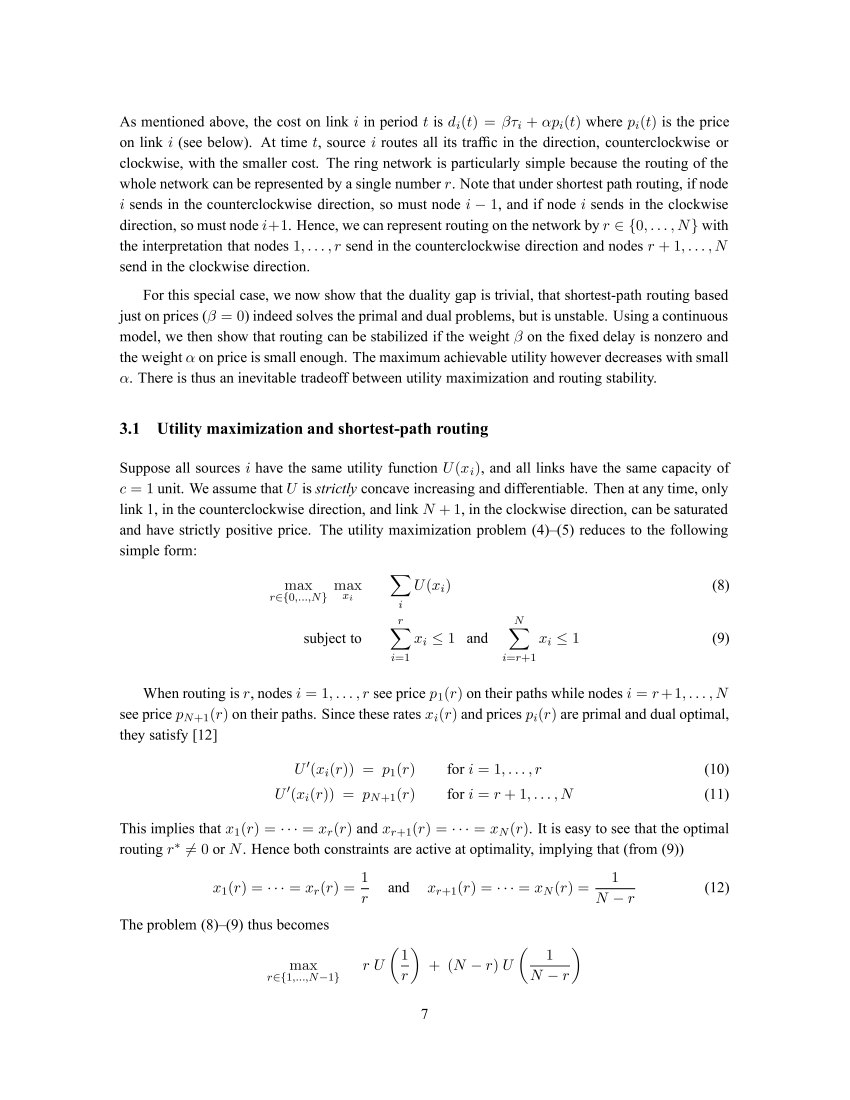
#> input picture 10.1.1.1.2005_7.tif, 4250 x 5500 px (shown at 1/5 size)
$ python img.py
#> lines starting #> are read from the running program, lines starting #| are printed output that depends on the picture; after the words box and inside, x2 and y2 are one past the last pixel; in counts of white or black regions, pixels touching at a corner belong together
import numpy as np
import cv2
from matplotlib import pyplot as plt

img = cv2.imread('10.1.1.1.2005_7.tif')
#> img is the input picture: shape (5500, 4250, 3); min 0, max 255, mean 246.2
gray = cv2.cvtColor(img,cv2.COLOR_BGR2GRAY)
ret, thresh = cv2.threshold(gray,0,255,cv2.THRESH_BINARY_INV+cv2.THRESH_OTSU)
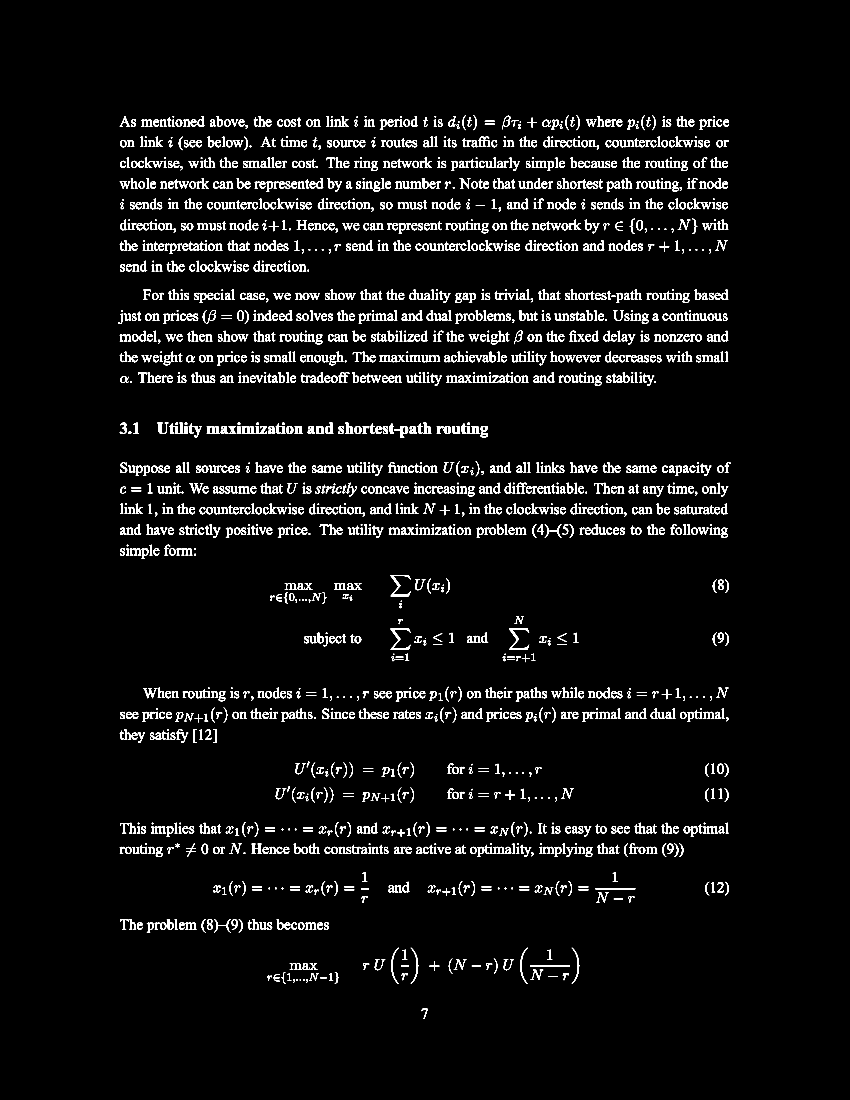
#> thresh: shape (5500, 4250) (shown at 1/5 size); 3.5% white; 2178 white regions (1 under 20 px), largest, box (x1, y1, x2, y2) and area: (1953, 2876, 2053, 2981) 2131, (1953, 3143, 2053, 3248) 2131, (2546, 3143, 2646, 3248) 2131
#> ret = 133
# noise removal
kernel = np.ones((3,3),np.uint8)
opening = cv2.morphologyEx(thresh,cv2.MORPH_OPEN,kernel, iterations = 2)
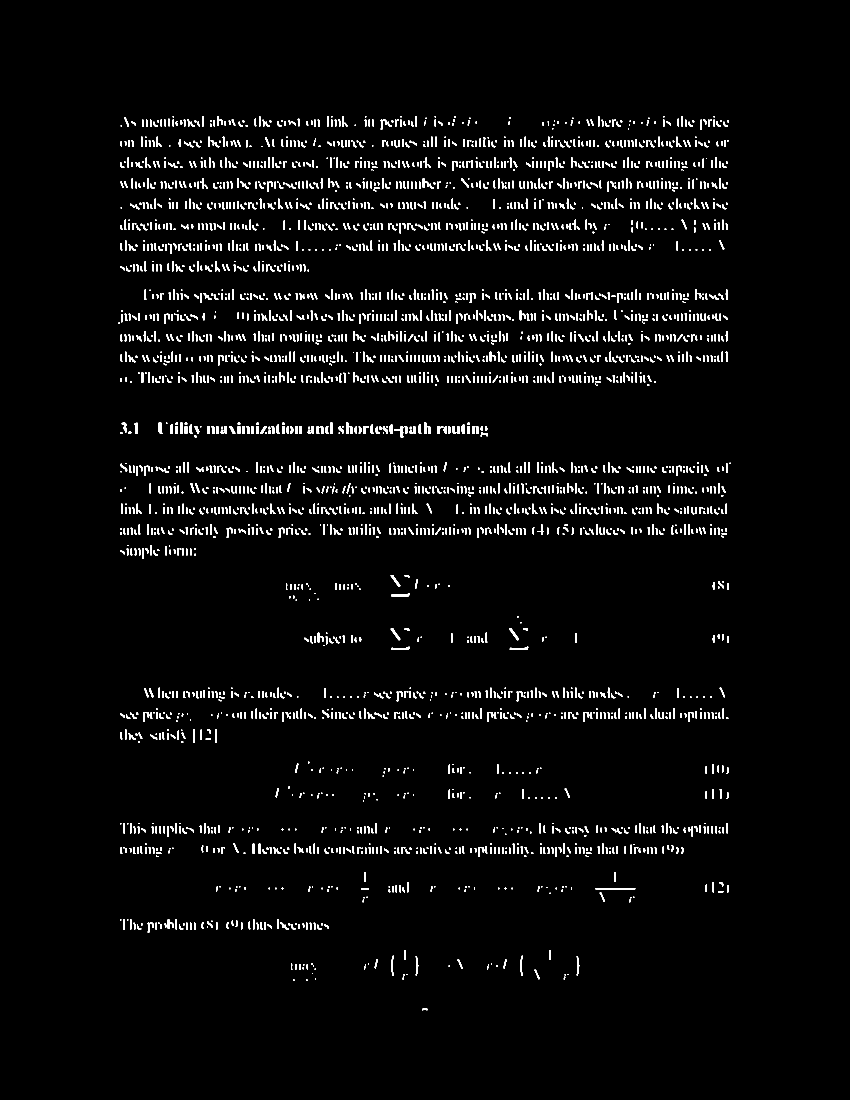
#> opening: shape (5500, 4250) (shown at 1/5 size); 2.4% white; 3469 white regions, largest, box (x1, y1, x2, y2) and area: (2977, 4441, 3176, 4446) 995, (793, 2114, 813, 2170) 727, (1954, 2876, 2001, 2934) 725

# sure background area
sure_bg = cv2.dilate(opening,kernel,iterations=3)
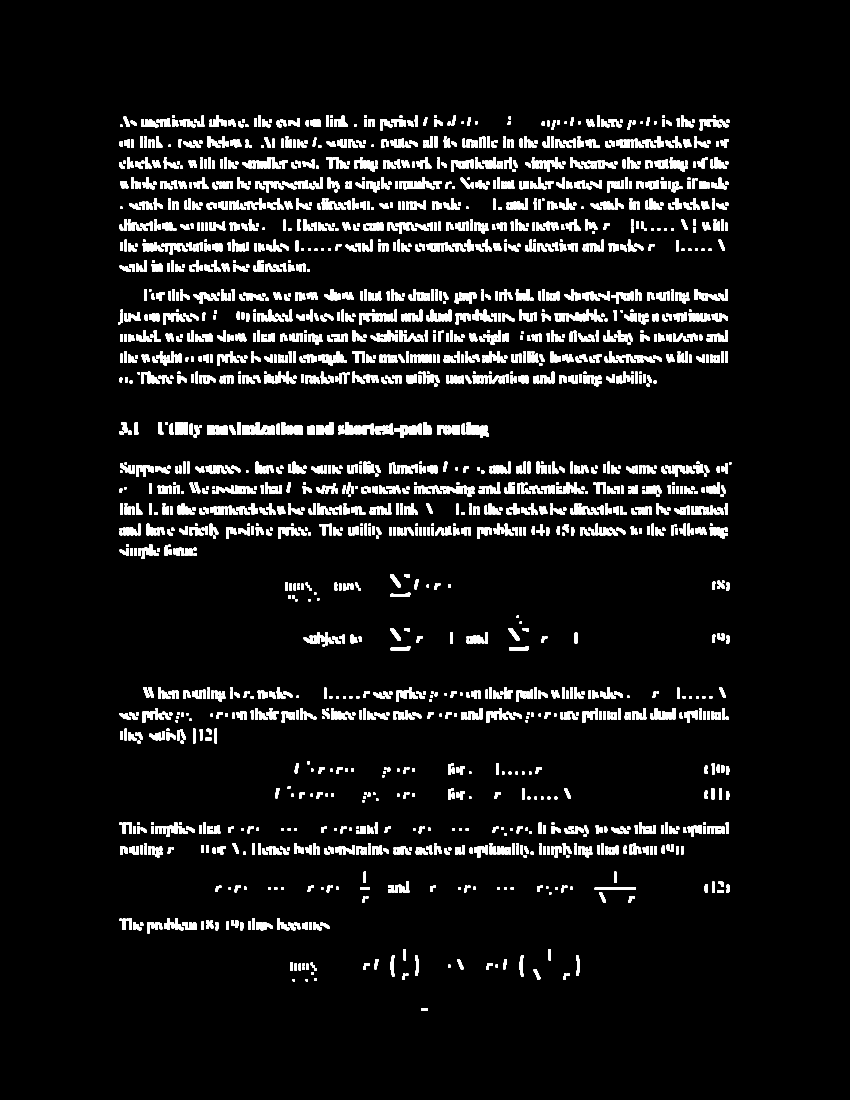
#> sure_bg: shape (5500, 4250) (shown at 1/5 size); 6% white; 3054 white regions, largest, box (x1, y1, x2, y2) and area: (2974, 4438, 3179, 4449) 2255, (2001, 2127, 2043, 2190) 1936, (1623, 2111, 1666, 2173) 1924

# Finding sure foreground area
dist_transform = cv2.distanceTransform(opening,cv2.DIST_L2,5)
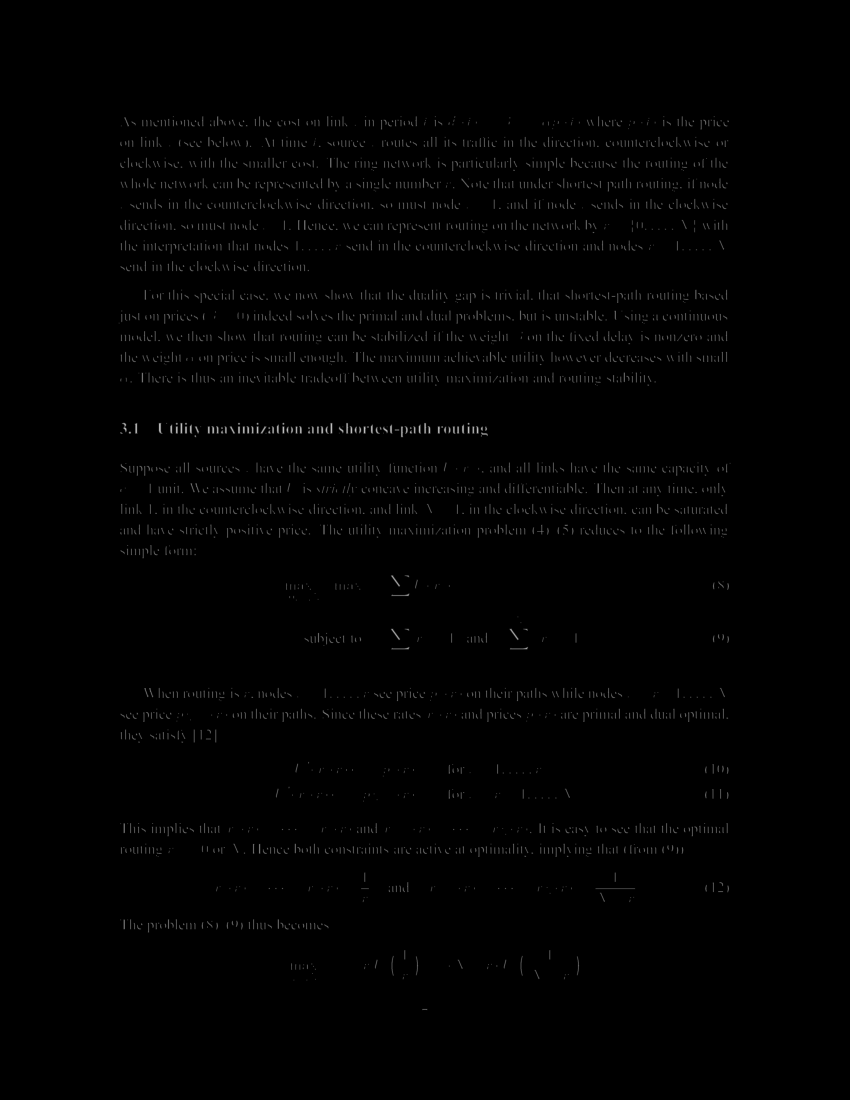
#> dist_transform: shape (5500, 4250) float32 (shown at 1/5 size); min 0, max 7, mean 0.048; drawn with min black and max white
ret, sure_fg = cv2.threshold(dist_transform,0.7*dist_transform.max(),255,0)
#> sure_fg: shape (5500, 4250) float32; 0.03% white; 89 white regions (22 under 20 px), largest, box (x1, y1, x2, y2) and area: (797, 2118, 804, 2164) 212, (905, 2118, 909, 2165) 188, (1655, 2118, 1659, 2165) 187
#> ret = 4.9

# Finding unknown region
sure_fg = np.uint8(sure_fg)
unknown = cv2.subtract(sure_bg,sure_fg)
#> unknown: shape (5500, 4250); 6% white; 3054 white regions, largest, box (x1, y1, x2, y2) and area: (2974, 4438, 3179, 4449) 2255, (825, 1216, 885, 1272) 1821, (2596, 1549, 2650, 1607) 1764

cv2.namedWindow("output", cv2.WINDOW_NORMAL)        # Create window with freedom of dimensions
#im = cv2.imread("earth.jpg")                        # Read image
imS = cv2.resize(thresh, (960, 540))                    # Resize image
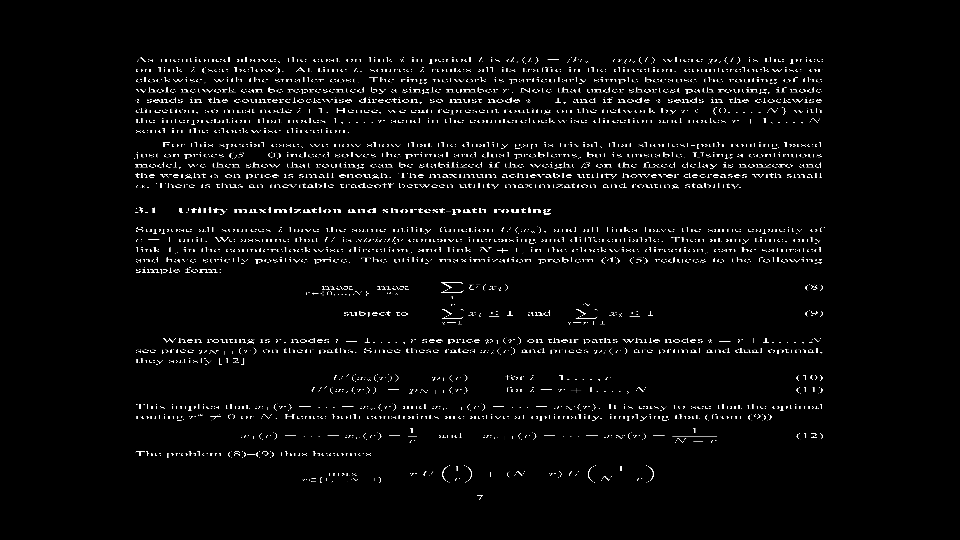
#> imS: shape (540, 960); min 0, max 255, mean 8.7
cv2.imshow("output", imS)                            # Show image
cv2.waitKey(0)
#cv2.waitKey(0)

$ run again, with 10.1.1.1.2004_4.tif copied over 10.1.1.1.2005_7.tif
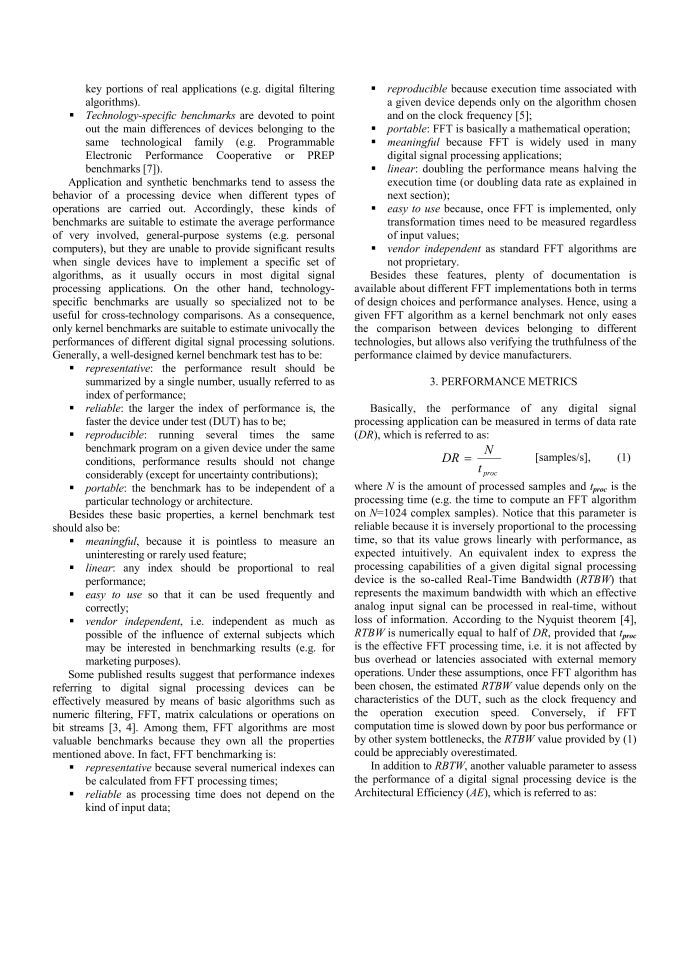
#> input picture 10.1.1.1.2004_4.tif, 4132 x 5847 px (shown at 1/6 size)
#> img is the input picture: shape (5847, 4132, 3); mean B, G, R 238, 238, 238
#> `ret, thresh = cv2.threshold(gray,0,255,cv2.THRESH_BINARY_INV+cv2.THRES..`:
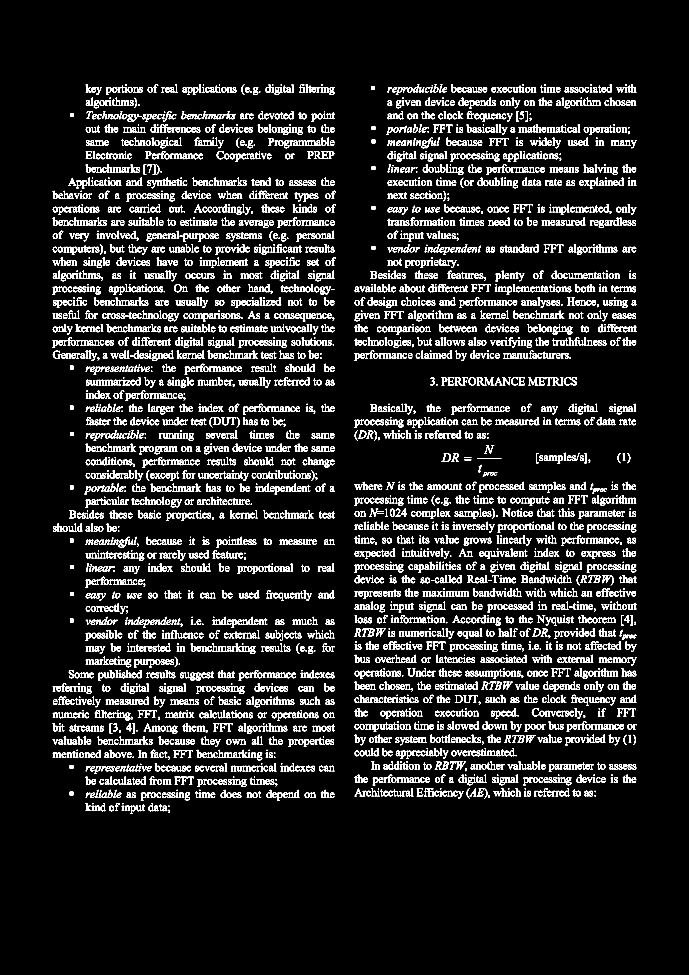
#> thresh: shape (5847, 4132) (shown at 1/6 size); 6.8% white; 4726 white regions, largest, box (x1, y1, x2, y2) and area: (2860, 2265, 2964, 2311) 1630, (1883, 908, 1967, 954) 1284, (2728, 2265, 2808, 2311) 1208
#> `ret, thresh = cv2.threshold(gray,0,255,cv2.THRESH_BINARY_INV+cv2.THRES..`: ret = 135
#> opening: shape (5847, 4132); 4.5% white; 8504 white regions, largest, box (x1, y1, x2, y2) and area: (2230, 518, 2250, 539) 420, (420, 678, 440, 699) 420, (2231, 758, 2251, 779) 420
#> sure_bg: shape (5847, 4132); 11.9% white; 7392 white regions, largest, box (x1, y1, x2, y2) and area: (2710, 2717, 2756, 2775) 1641, (1886, 905, 1924, 957) 1405, (2731, 2262, 2769, 2314) 1405
#> `ret, sure_fg = cv2.threshold(dist_transform,0.7*dist_transform.max(),2..`: ret = 7
#> `imS = cv2.resize(thresh, (960, 540))`:
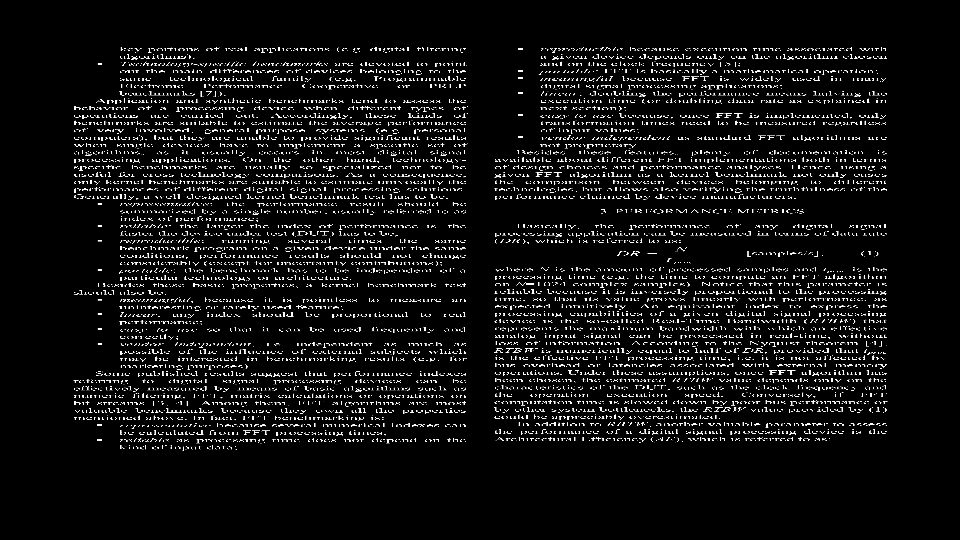
#> imS: shape (540, 960); min 0, max 255, mean 17.2

$ run again, with a.png saved as 10.1.1.1.2005_7.tif
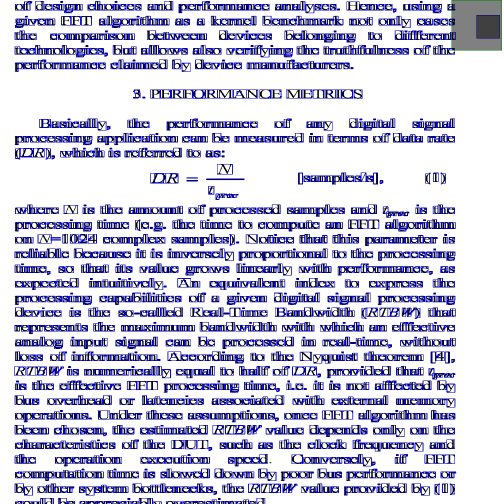
#> input picture a.png, 1008 x 1008 px (shown at 1/2 size)
#> img is the input picture: shape (1008, 1008, 3); mean B, G, R 226.1, 201.2, 201.2
#> `ret, thresh = cv2.threshold(gray,0,255,cv2.THRESH_BINARY_INV+cv2.THRES..`:
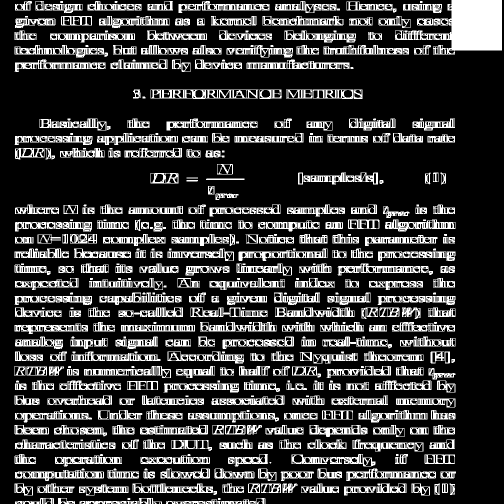
#> thresh: shape (1008, 1008) (shown at 1/2 size); 22% white; 597 white regions (24 under 20 px), largest, box (x1, y1, x2, y2) and area: (790, 0, 1004, 109) 11852, (301, 179, 517, 198) 1937, (692, 937, 872, 962) 1825
#> `ret, thresh = cv2.threshold(gray,0,255,cv2.THRESH_BINARY_INV+cv2.THRES..`: ret = 143
#> opening: shape (1008, 1008); 4.2% white; 670 white regions (4 under 20 px), largest, box (x1, y1, x2, y2) and area: (900, 0, 1004, 101) 10240, (651, 855, 660, 874) 162, (577, 444, 585, 463) 150
#> sure_bg: shape (1008, 1008); 11.8% white; 549 white regions, largest, box (x1, y1, x2, y2) and area: (897, 0, 1007, 104) 11185, (564, 95, 608, 141) 832, (375, 735, 420, 759) 826
#> `ret, sure_fg = cv2.threshold(dist_transform,0.7*dist_transform.max(),2..`: ret = 35.7
#> unknown: shape (1008, 1008); 11.6% white; 549 white regions, largest, box (x1, y1, x2, y2) and area: (897, 0, 1007, 104) 9139, (564, 95, 608, 141) 832, (375, 735, 420, 759) 826
#> `imS = cv2.resize(thresh, (960, 540))`:
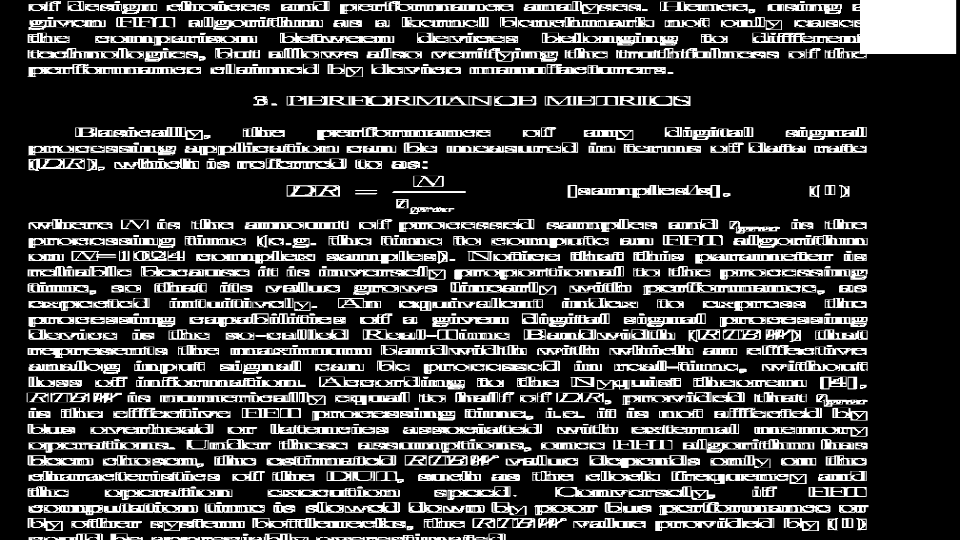
#> imS: shape (540, 960); min 0, max 255, mean 56
